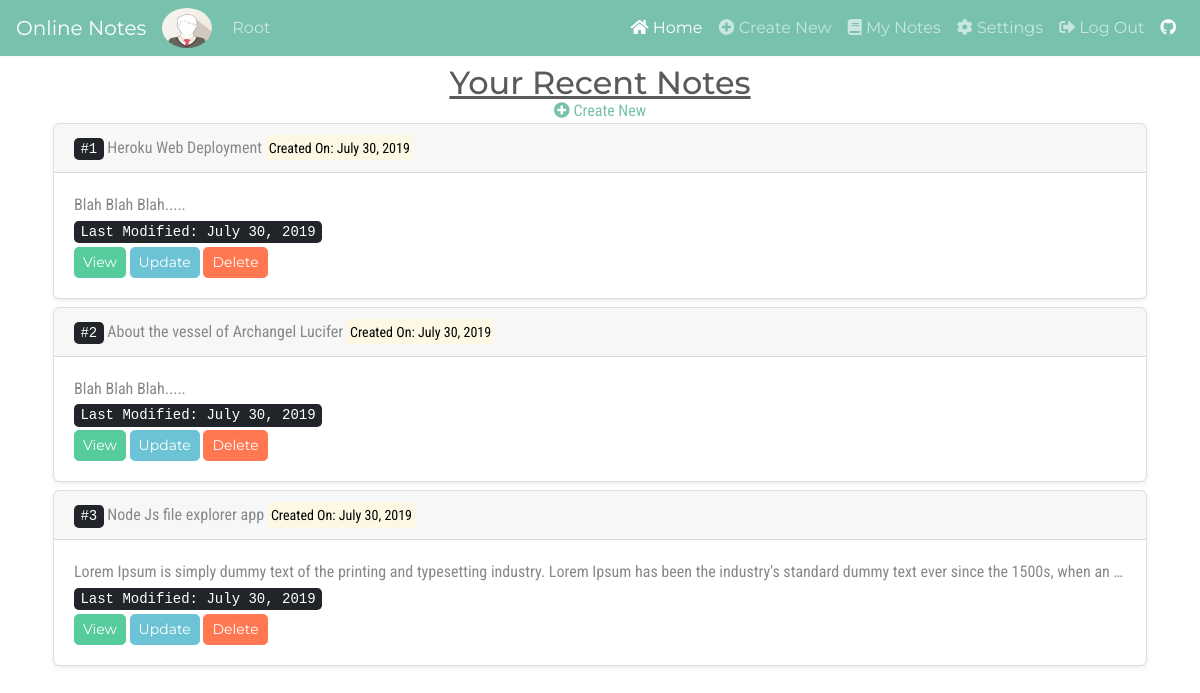
Screenshot of / (signed in) with the database file from the repository.
### users/models.py (models this page shows, shortened)
class Profile(models.Model):
    user = models.OneToOneField(User, on_delete=models.CASCADE)
    image = models.ImageField(default='default.png', upload_to='profile_pics')

### notes/models.py (models this page shows, shortened)
class Notes(models.Model):
	user = models.ForeignKey(User, on_delete=models.CASCADE)
	title = models.CharField(max_length=150, verbose_name="Notes Title")
	body = models.TextField(max_length=500, verbose_name="Notes Body")
	last_modified = models.DateTimeField(auto_now=True)
	created_on = models.DateTimeField(auto_now_add=True)

### users/views.py (the view)
# urls.py: path('', views.home, name="home"),
@login_required
def home(request):
    notes = Notes.objects.filter(user=request.user).order_by('created_on')[0:3]
    return render(request, 'users/home.html', {
        'title': f'{request.user.username} Home',
        'home': 'active',
        'notes':notes
    })

### users/templates/users/home.html (shortened to what this page needs)
{% extends "users/base.html" %}
{% block content %}
    <div class="container p-2">
        <p class="h2 text-center" style="margin-bottom: -0.1em"><u>Your Recent Notes</u></p>
        <center><a href="{% url 'create-notes' %}"><i class="fas fa-plus-circle"></i> Create New</a></center>
        {% for n in notes|dictsortreversed:"created_on" %}
        <div class="card shadow-sm mb-2">
            <div class="card-header">
                <kbd>#{{forloop.counter}}</kbd> {{n.title}}
                <mark><small>Created On: {{n.created_on|date:"F d, Y"}}</small></mark>
            </div>
            <div class="card-body">
                <p style="overflow: hidden; text-overflow: ellipsis; white-space: nowrap;margin-bottom: 0.1em">
                    {{n.body}}
                </p>
                <kbd>Last Modified: {{n.last_modified|date:"F d, Y"}}</kbd><br>
                <div class="mt-1">
                <a href="{% url 'view-specific' n.id %}" class="btn btn-success btn-sm">View</a>
                <a href="{% url 'update-notes' n.id %}" class="btn btn-info btn-sm">Update</a>
                <a href="{% url 'delete-notes' n.id %}" class="btn btn-danger btn-sm">Delete</a></div>
            </div>
        </div>
        {% empty %}
        <div class="card mt-4 shadow-sm">
            <div class="card-body text-center">
                <p>You have not created any notes</p>
            </div>
        </div>
        {% endfor %}
    </div>
{% endblock content %}

### users/templates/users/base.html (shortened to what this page needs)
<!DOCTYPE html>
<html lang="en">
<head>
    <link rel="stylesheet"
    href="https://bootswatch.com/4/minty/bootstrap.min.css">
    <link rel="stylesheet" href="https://use.fontawesome.com/releases/v5.8.1/css/all.css"
>
</head>
<body>
<nav class="navbar navbar-expand-md bg-primary navbar-dark sticky-top"
style="box-shadow: 1px 2px #f9f9f9">
  <a class="navbar-brand" href="{% url 'home' %}">Online Notes</a>
  <div class="collapse navbar-collapse" id="collapsibleNavbar">
    <ul class="navbar-nav mr-auto">
      {% if user.is_authenticated %}
      <img class="rounded-circle img-fluid mr-2" src="{{user.profile.image.url}}"
          alt="{{user.username}} profile image" style="width:50px;height:40px">
      <span class="navbar-text" style="margin-left: 12px; text-transform: capitalize">
        {{user.username}}
      </span>
      {% endif %}
    </ul>
    <ul class="navbar-nav ml-auto">
      {% if user.is_authenticated %}
        <li class="nav-item {{home}}">
          <a class="nav-link" href="{% url 'home' %}">
            <i class="fas fa-home"></i> Home</a>
        </li>
        <li class="nav-item {{createnew}}">
          <a class="nav-link" href="{% url 'create-notes' %}">
            <i class="fas fa-plus-circle"></i> Create New</a>
        </li>
        <li class="nav-item {{mynotes}}">
          <a class="nav-link" href="{% url 'view-all' %}">
            <i class="fas fa-book"></i> My Notes</a>
        </li>
        <li class="nav-item {{settings}}">
          <a class="nav-link" href="{% url 'settings' %}">
            <i class="fas fa-cog"></i> Settings</a>
        </li>
        <li class="nav-item">
          <a class="nav-link" href="{% url 'user-logout' %}">
            <i class="fas fa-sign-out-alt"></i> Log Out</a>
        </li>
      {% endif %}
      <li class="nav-item">
        <a class="nav-link active" href="https://github.com/ankit-brijwasi/online-notes-app" target="_blank"><i class="fab fa-github"></i></a>
      </li>
    </ul>
  </div>
</nav>
<div class="container">
    {% block content %}
    {% endblock %}
</div>
</body>
</html>

### users/templates/users/base.html (style rules this page uses)
body { font-family: 'Roboto Condensed', sans-serif; }

### rows the page displays
Notes: title "Heroku Web Deployment", created_on "July 30, 2019", body "Blah Blah Blah.....", last_modified "July 30, 2019"
Notes: title "About the vessel of Archangel Lucifer", created_on "July 30, 2019", body "Blah Blah Blah.....", last_modified "July 30, 2019"
Notes: title "Node Js file explorer app", created_on "July 30, 2019", body "Lorem Ipsum is simply dummy text of the printing and typesetting industry. Lorem Ipsum has been the industry's standard dummy text ever since the 1500s, when an…", last_modified "July 30, 2019"

### other values shown
{{ user.username }} "Root"
